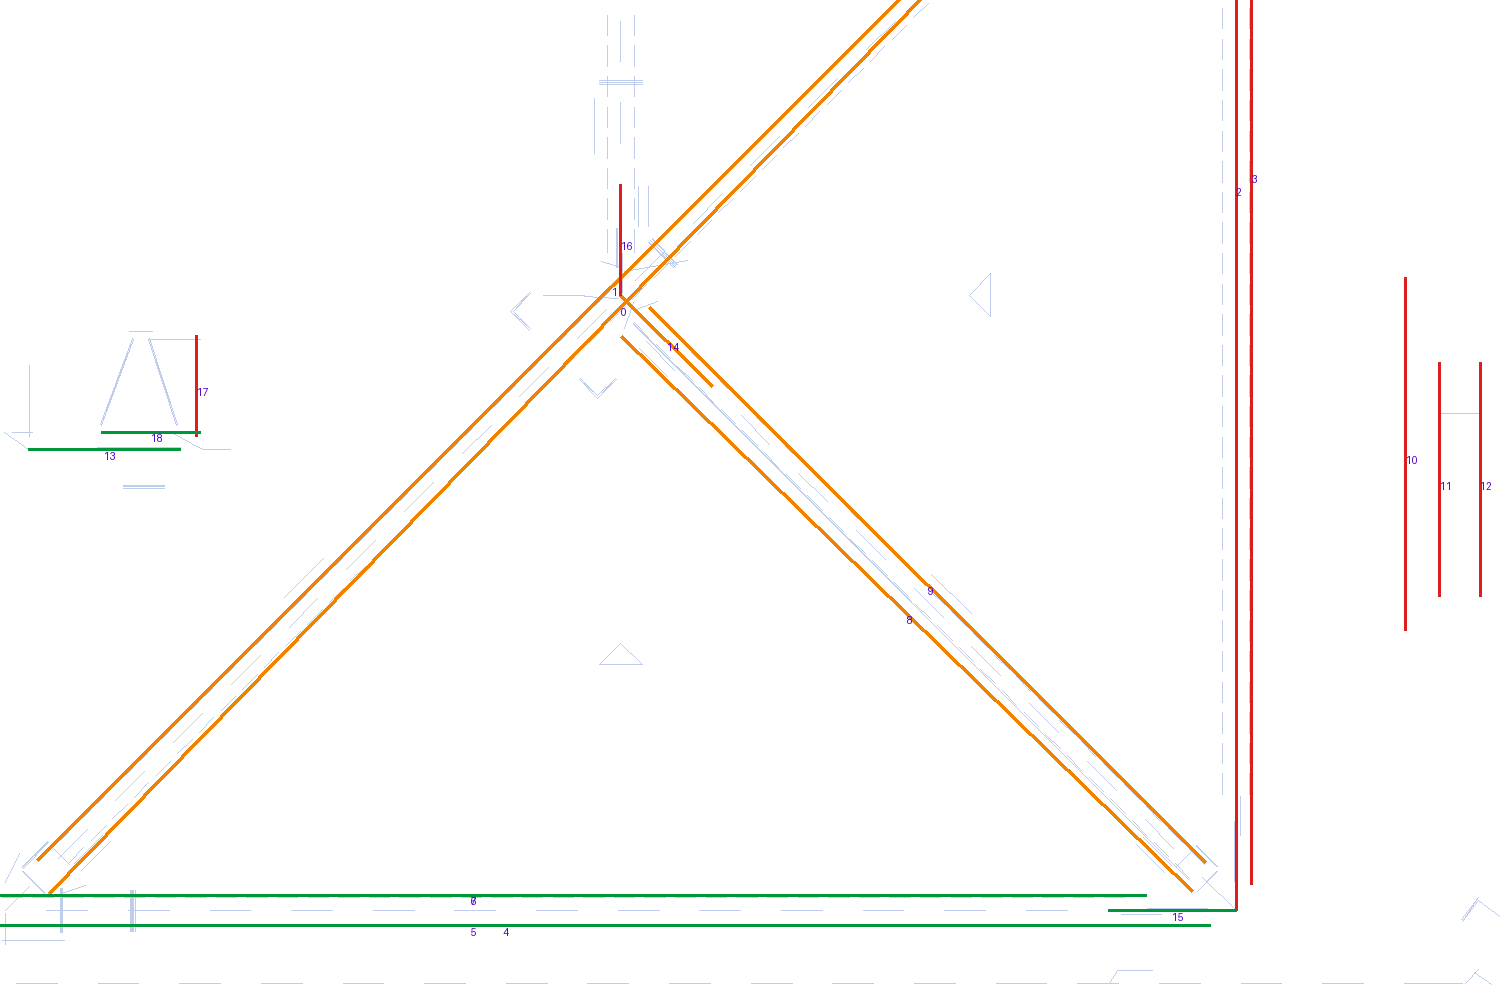

Write the Python code that produced this figure.
# -*- coding: utf-8 -*-
"""Overlay detected axis clusters on the detail view for verification."""
import json, sys, math
sys.stdout.reconfigure(encoding='utf-8')
from PIL import Image, ImageDraw

data = json.load(open('demo/data.json', encoding='utf-8'))
clusters = json.load(open('demo/axes.json', encoding='utf-8'))

RX0, RY0, RX1, RY1 = 850, 500, 2100, 1330
S = 1.2
img = Image.new('RGB', (int((RX1-RX0)*S), int((RY1-RY0)*S)), 'white')
d = ImageDraw.Draw(img)

def T(p): return ((p[0]-RX0)*S, (p[1]-RY0)*S)

for ln in data['lines']:
    a, b = ln['a'], ln['b']
    if RX0 <= min(a[0], b[0]) and max(a[0], b[0]) <= RX1 and RY0 <= min(a[1], b[1]) and max(a[1], b[1]) <= RY1:
        d.line([T(a), T(b)], fill=(190, 205, 235), width=1)

colors = {'V': (220, 30, 30), 'H': (0, 150, 60), 'D': (240, 130, 0)}
for i, c in enumerate(clusters):
    col = colors.get(c['kind'], (150, 0, 200))
    d.line([T(c['a']), T(c['b'])], fill=col, width=3)
    m = ((c['a'][0]+c['b'][0])/2, (c['a'][1]+c['b'][1])/2)
    d.text((m[0]-RX0)*S and T(m), str(i), fill=(80, 0, 200))

img.save('demo/axes_overlay.png')
print('saved demo/axes_overlay.png', img.size)
